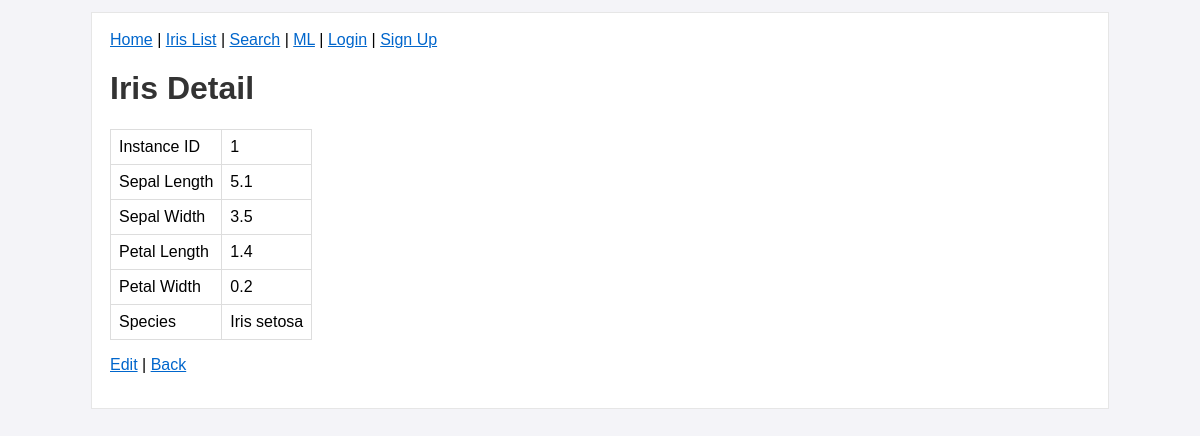
/iris/1/, run on the app's committed database.
### gallery/models.py (models this page shows, shortened)
class IrisSample(models.Model):
    instance_id = models.PositiveIntegerField(unique=True)
    sepal_length = models.FloatField()
    sepal_width = models.FloatField()
    petal_length = models.FloatField()
    petal_width = models.FloatField()
    SPECIES_CHOICES = [
        ('setosa', 'Iris setosa'),
        ('versicolor', 'Iris versicolor'),
        ('virginica', 'Iris virginica'),
    ]
    species = models.CharField(max_length=32, choices=SPECIES_CHOICES)

### gallery/views.py (the view)
# urls.py: path('iris/<int:pk>/', views.iris_detail, name='iris_detail'),
def iris_detail(request, pk):
    sample = get_object_or_404(IrisSample, pk=pk)
    return render(request, 'gallery/iris_detail.html', {'sample': sample})

### templates/gallery/iris_detail.html
{% extends 'base.html' %}
{% block content %}
  <h1>Iris Detail</h1>
  <table>
    <tr><td>Instance ID</td><td>{{ sample.instance_id }}</td></tr>
    <tr><td>Sepal Length</td><td>{{ sample.sepal_length }}</td></tr>
    <tr><td>Sepal Width</td><td>{{ sample.sepal_width }}</td></tr>
    <tr><td>Petal Length</td><td>{{ sample.petal_length }}</td></tr>
    <tr><td>Petal Width</td><td>{{ sample.petal_width }}</td></tr>
    <tr><td>Species</td><td>{{ sample.get_species_display }}</td></tr>
  </table>
  <p><a href="{% url 'gallery:iris_update' sample.pk %}">Edit</a> | <a href="{% url 'gallery:iris_list' %}">Back</a></p>
{% endblock %}

### static/styles.css (style rules this page uses)
body { font-family: Arial, Helvetica, sans-serif; background:#f4f4f8; }
h1,h2,h3 { color:#333; }
table { border-collapse: collapse; }
table td, table th { padding:8px; border:1px solid #ddd; }
a { color: #0066cc; }

### data on the page
IrisSample: instance_id "1", sepal_length "5.1", sepal_width "3.5", petal_length "1.4", petal_width "0.2", species "Iris setosa"
